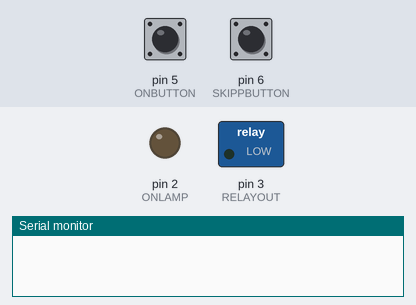
Simulated run of this sketch. Board: Arduino Uno, built with avr-gcc and run on an emulated ATmega328P. On the bench: switched loads named in the sketch (green lamp = pin HIGH), output pins drawn as LEDs (lit = HIGH), the last lines printed to the serial monitor. Dashed ring = blinking. Inputs (shaded band) come from the test bench; at power-on: pin 5 (ONBUTTON) LOW, pin 6 (SKIPPBUTTON) LOW.

Above: at 1.2 s.
1.3 s: pin 5 (ONBUTTON) pulled HIGH for 3.2 s
At 5.1 s:
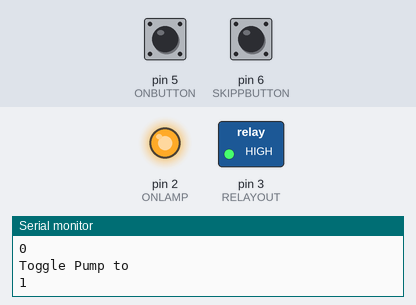
6.0 s: pin 6 (SKIPPBUTTON) pulled HIGH for 3.2 s
At 9.7 s:
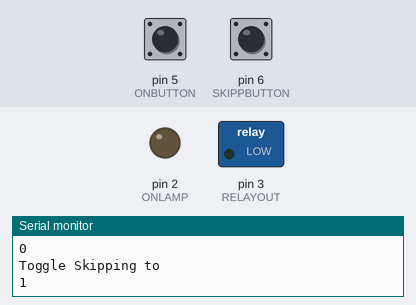
10.7 s: pin 6 (SKIPPBUTTON) pulled HIGH for 0.15 s
At 11.7 s:
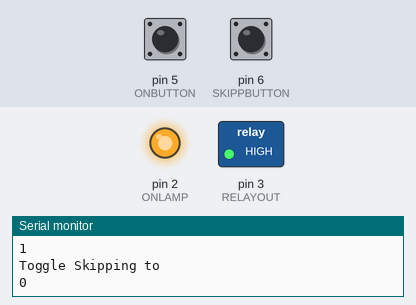
12.3 s: pin 5 (ONBUTTON) pulled HIGH for 0.15 s
At 13.5 s:
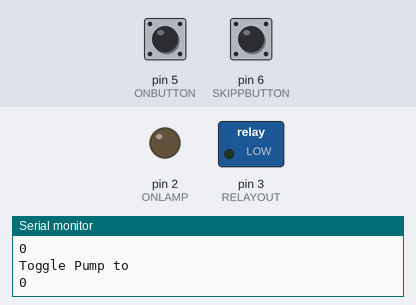
13.9 s: pin 5 (ONBUTTON) driven HIGH and pin 6 (SKIPPBUTTON) driven HIGH
At 15.3 s:
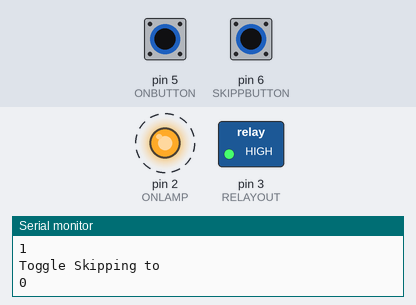
Timing chart, 0 to 17.9 s (numbered marks = the images above; inputs shaded):
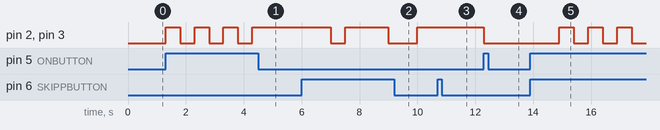

The sketch:

waesserungsSystem.ino
```cpp
/*
 * @Author Bissbert
 * Reason for this project:
 * I wanted to create an irrigation system that can be controlled with a button.
 * This can be used if you own a garden to water your plants without
 * having to separately go to each of them and doing it manually.
 */
#include <Arduino.h>

#define RELAYOUT 3
#define ONBUTTON 5
#define SKIPPBUTTON 6
#define ONLAMP 2

bool isOn = false;
bool isSkipping = false;
bool isSkipActive = false;

long toggleTime = -1;
long skipTime = -1;
long skipActiveTime = -1;

void setup() {
    pinMode(RELAYOUT, OUTPUT);
    pinMode(ONLAMP, OUTPUT);
    pinMode(ONBUTTON, INPUT);
    pinMode(SKIPPBUTTON, INPUT);
    Serial.begin(9600);
}

void loop() {
    activate();
    checkToggle();
}

/**
* checks if is on, else sets to off state
*/
void activate() {
    if (isOn) {
        activateOn();
    } else {
        activateOutputs(LOW);
    }
}

/**
* If skipping is active stars skipping script, otherwise sets to on state
*/
void activateOn() {
    if (isSkipping) {
        activateSkipping();
        return;
    }
    activateOutputs(HIGH);
}

/**
* Activates the outputs depending on
*/
void activateSkipping() {
    if (isSkipActive) {
        activateOutputs(HIGH);
    } else {
        activateOutputs(LOW);
    }
    switchSkipActiveState();
}

/**
* Toggles the isActive state every second
*/
void switchSkipActiveState() {
    if (delayBetweenHappened(skipActiveTime, 1000)) {
        isSkipActive = !isSkipActive;
    }
}

/**
* Checks the button inputs and toggles thereafter.
* Each button has a 500ms delay between being pressable
*/
void checkToggle() {
    if (digitalRead(ONBUTTON) == HIGH && delayBetweenHappened(toggleTime, 500)) {
        Serial.println("Toggle Pump to");
        Serial.println(!isOn);
        isOn = !isOn;
    }
    if (isOn && digitalRead(SKIPPBUTTON) == HIGH && delayBetweenHappened(skipTime, 500)) {
        Serial.println("Toggle Skipping to");
        Serial.println(!isSkipping);
        isSkipping = !isSkipping;
    }
}

/**
* Activates the outputs depending on the type passed
*
* @param type the type of the outputs(HIGH/LOW)
*/
void activateOutputs(int type) {
    digitalWrite(RELAYOUT, type);
    digitalWrite(ONLAMP, type);
}

/**
* Checks if a given delay has happened since the passed time and
* updates the variable if it did
*
* @param ref reference to the variable containing the current time
* @param duration the duration to have happened since ref time
* @return whether the delay happened
*/
boolean delayBetweenHappened(long &ref, long duration) {
    const bool happened = millis() - ref >= duration;
    if (happened) {
        ref = millis();
    }
    return happened;
}
```

Measured:
- after the input at 1.3 s, pin 2 (ONLAMP), pin 3 (RELAYOUT): alternates HIGH for 0.50 s and LOW for 0.50 s, 7 changes in all, then stays HIGH, starting at once
- after the input at 6.0 s, pin 2 (ONLAMP), pin 3 (RELAYOUT): HIGH → LOW after 1.0 s, → HIGH 0.50 s later, → LOW 1.5 s later, → HIGH 1.0 s later
- after the input at 10.7 s, pin 2 (ONLAMP), pin 3 (RELAYOUT): stays HIGH (without the input it goes to LOW after 0.30 s)
- after the input at 12.3 s, pin 2 (ONLAMP), pin 3 (RELAYOUT): HIGH → LOW at once
- after the input at 13.9 s, pin 2 (ONLAMP), pin 3 (RELAYOUT): alternates HIGH for 0.50 s and LOW for 0.50 s, starting after 1.0 s
